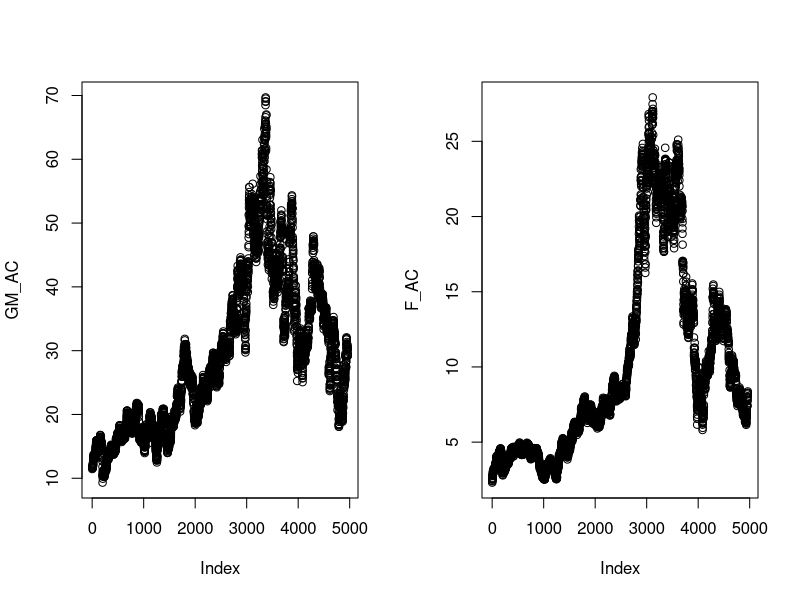
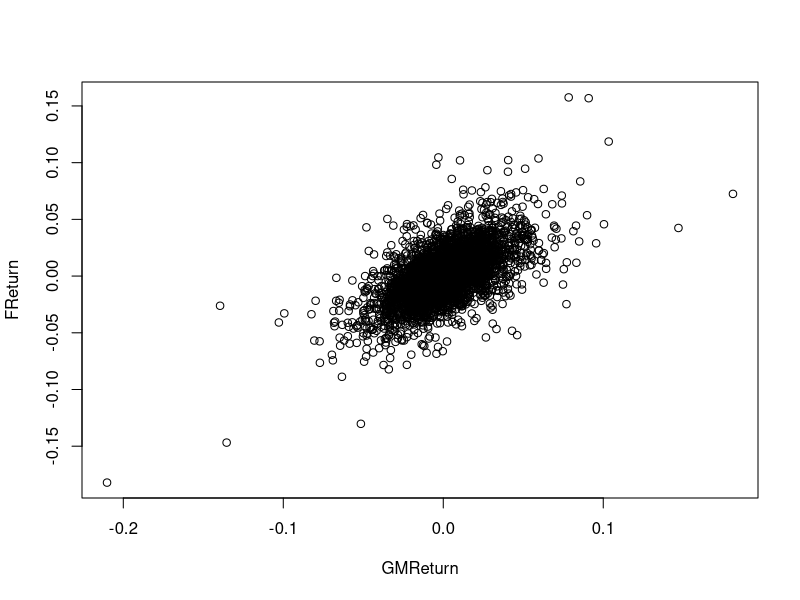

R code for these plots, in order:
dat = read.csv("Stock_FX_Bond.csv", header=TRUE)
names(dat)
attach(dat)
par(mfrow=c(1,2))
plot(GM_AC)
plot(F_AC)
n = dim(dat)[1]
GMReturn = GM_AC[2:n]/GM_AC[1:(n-1)] - 1
FReturn = F_AC[2:n]/F_AC[1:(n-1)] - 1
par(mfrow=c(1,1))
plot(GMReturn,FReturn)
